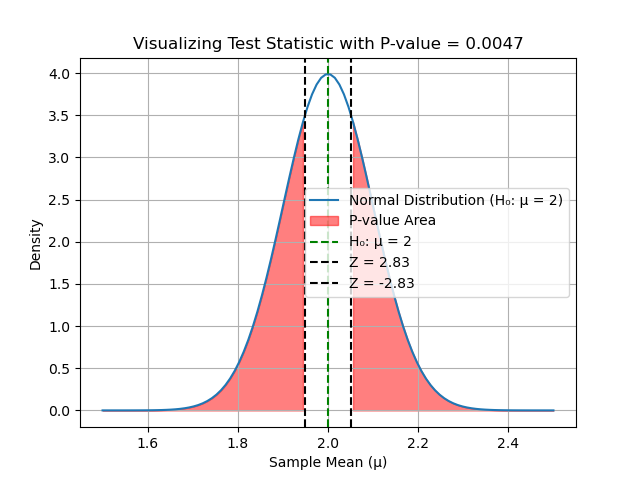

The script that drew this image:
#!/usr/bin/env python3
# -*- coding: utf-8 -*-
"""
Created on Tue Mar 11 15:46:28 2025

@author: kfrench
"""

import numpy as np
import matplotlib.pyplot as plt
from scipy.stats import norm

#Given p-value and significance level
p_value = 0.0047
alpha = 0.05

#Calculate Z-score for the p-value 
Z = norm.ppf(1 - p_value / 2)

#Generate the normal distribution 
µ = 2  # Null hypothesis value
sigma = 0.1 # Assume population standard deviation
x = np.linspace(1.5, 2.5, 100)
y = norm.pdf(x, µ, sigma)

#Plot
plt.plot(x, y, label="Normal Distribution (H₀: μ = 2)")
plt.fill_between(x, y, where=(x > µ + Z * (sigma / np.sqrt(30))), color='red', alpha=0.5, label="P-value Area")
plt.fill_between(x, y, where=(x < µ - Z * (sigma / np.sqrt(30))), color='red', alpha=0.5)
plt.axvline(µ, color='green', linestyle='--', label=f"H₀: μ = {µ}")
plt.axvline(µ + Z * (sigma / np.sqrt(30)), color='black', linestyle='--', label=f"Z = {Z:.2f}")
plt.axvline(µ - Z * (sigma / np.sqrt(30)), color='black', linestyle='--', label=f"Z = {-Z:.2f}")
plt.title(f"Visualizing Test Statistic with P-value = {p_value}")
plt.xlabel("Sample Mean (μ)")
plt.ylabel("Density")
plt.legend()
plt.grid()
plt.show()


print(f"Z = {Z:.2f}, corresponding to P-value: {p_value}")
